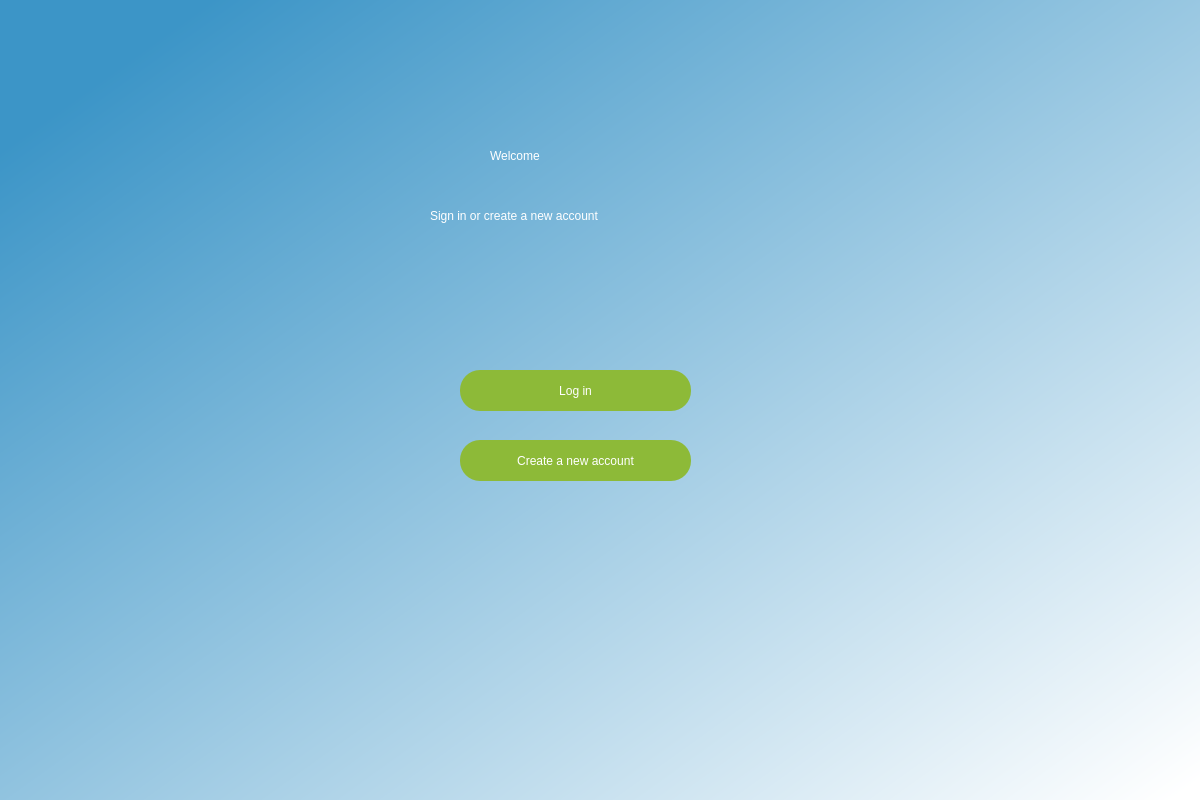
<?xml version="1.0" encoding="UTF-8"?>
<ui version="4.0">
 <class>Dialog</class>
 <widget class="QDialog" name="Dialog">
  <property name="geometry">
   <rect>
    <x>0</x>
    <y>0</y>
    <width>1200</width>
    <height>800</height>
   </rect>
  </property>
  <property name="windowTitle">
   <string>Dialog</string>
  </property>
  <widget class="QWidget" name="bgwidget" native="true">
   <property name="geometry">
    <rect>
     <x>0</x>
     <y>0</y>
     <width>1201</width>
     <height>801</height>
    </rect>
   </property>
   <property name="styleSheet">
    <string notr="true">QWidget#bgwidget{
background-color: qlineargradient(spread:pad, x1:0.065, y1:0.119, x2:0.991, y2:0.977, stop:0 rgba(60, 149, 199, 255), stop:1 rgba(255, 255, 255, 255));}</string>
   </property>
   <widget class="QLabel" name="label">
    <property name="geometry">
     <rect>
      <x>490</x>
      <y>130</y>
      <width>301</width>
      <height>51</height>
     </rect>
    </property>
    <property name="styleSheet">
     <string notr="true">font: 36pt &quot;MS Shell Dlg 2&quot;; 
color: rgb(255, 255, 255);</string>
    </property>
    <property name="text">
     <string>Welcome</string>
    </property>
   </widget>
   <widget class="QLabel" name="label_2">
    <property name="geometry">
     <rect>
      <x>430</x>
      <y>200</y>
      <width>301</width>
      <height>31</height>
     </rect>
    </property>
    <property name="styleSheet">
     <string notr="true">font: 16pt &quot;MS Shell Dlg 2&quot;;
color: rgb(255, 255, 255);</string>
    </property>
    <property name="text">
     <string>Sign in or create a new account</string>
    </property>
   </widget>
   <widget class="QPushButton" name="login">
    <property name="geometry">
     <rect>
      <x>460</x>
      <y>370</y>
      <width>231</width>
      <height>41</height>
     </rect>
    </property>
    <property name="styleSheet">
     <string notr="true">border-radius:20px;
font: 14pt &quot;MS Shell Dlg 2&quot;;
color: rgb(255, 255, 255);
background-color: rgb(141, 186, 56);</string>
    </property>
    <property name="text">
     <string>Log in</string>
    </property>
   </widget>
   <widget class="QPushButton" name="createacc">
    <property name="geometry">
     <rect>
      <x>460</x>
      <y>440</y>
      <width>231</width>
      <height>41</height>
     </rect>
    </property>
    <property name="styleSheet">
     <string notr="true">border-radius:20px;
font: 14pt &quot;MS Shell Dlg 2&quot;;
color: rgb(255, 255, 255);
background-color: rgb(141, 186, 56);</string>
    </property>
    <property name="text">
     <string>Create a new account</string>
    </property>
   </widget>
  </widget>
 </widget>
 <resources/>
 <connections/>
</ui>
